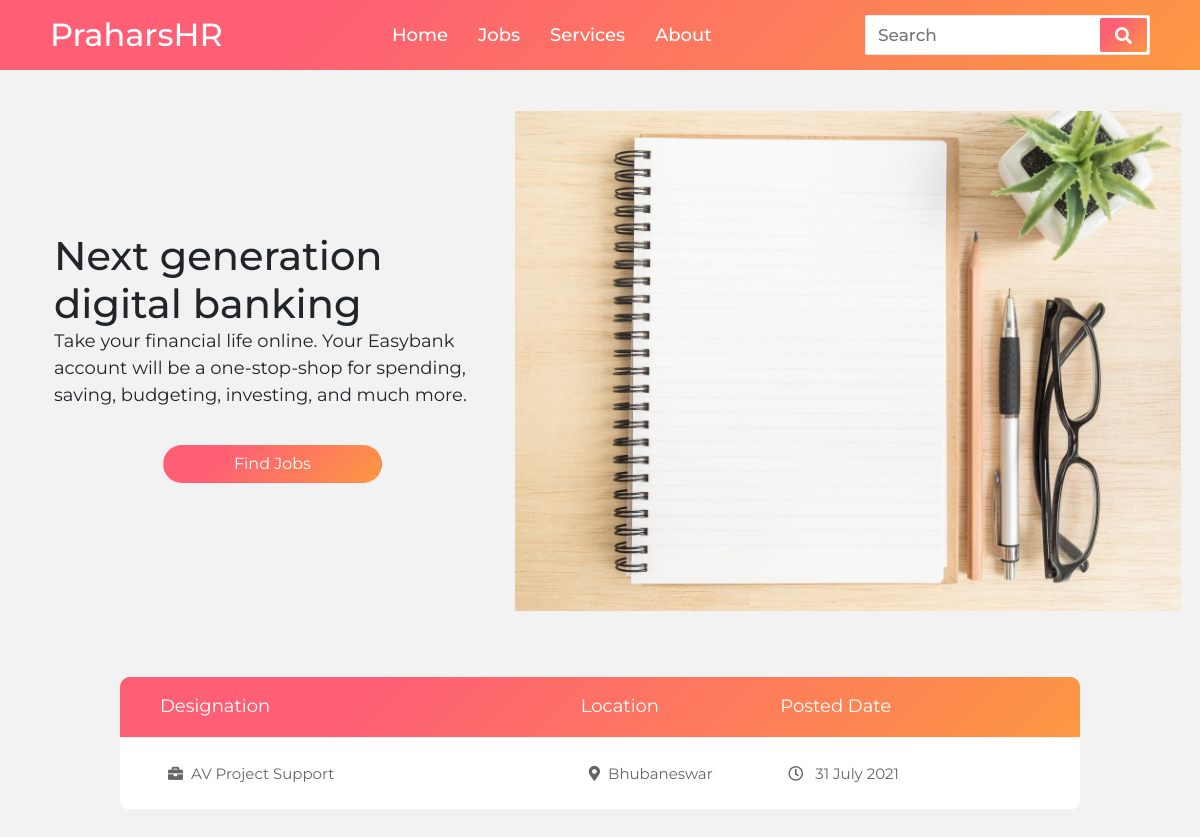
Screenshot of /jobs/ with the database file from the repository.
### core/models.py (models this page shows, shortened)
class Job(models.Model):
    designation = models.CharField(max_length=150)
    slug = models.CharField(max_length=200)
    location = models.CharField(max_length=100)
    is_active = models.BooleanField(default=True)
    job_code = models.CharField(max_length=50,default='#')
    pub_date = models.DateTimeField(auto_now_add=True)
    def yearpublished(self):
        raw_month = self.pub_date.strftime('%m')
        month = ""
        if raw_month == "01":
            month = "January"
        elif raw_month == "02":
            month = "February"
        elif raw_month == "03":
            month = "March"
        elif raw_month == "04":
            month = "April"
        elif raw_month == "05":
            month = "May"
        elif raw_month == "06":
            month = "June"
        elif raw_month == "07":
            month = "July"
        elif raw_month == "08":
            month = "August"
        elif raw_month == "09":
            month = "September"
        elif raw_month == "10":
            month = "October"
        elif raw_month == "11":
            month = "November"
        elif raw_month == "12":
            month = "December"
        return self.pub_date.strftime(f'%d {month} %Y')

### core/views/pages.py (the view)
# urls.py: path('jobs/',pages.jobs,name='jobs'),
def jobs(request):
    jobs = Job.objects.order_by('-pub_date')
    data = {'jobs': jobs}
    return render(request,'pages/jobs.html',data)

### templates/pages/jobs.html (shortened to what this page needs)
{% extends 'base.html' %}
{% load static %}
{% block head %}
<link rel="stylesheet" href="{% static 'css/jobs.css' %}">
{% endblock %}
{% block content %}
  <section class="hero">
    <div class="container-table100">
        <div class="hero__image">
            <img src="{% static 'img/notebook.jpg' %}" class="mt-2" alt=""
            style="height:500px"
            >
        </div>
        <div class="hero__text container--pall">
          <h1>
            Next generation digital banking
          </h1>
          <p>
            Take your financial life online. Your Easybank account will be a one-stop-shop
      for spending, saving, budgeting, investing, and much more.
          </p>
          <div class="text-center">
<div class="d-grid gap-2 col-6 mx-auto">
    <a href="#designations" class="btn rounded-pill" style="background-color: #fc9842;
    background-image: linear-gradient(315deg, #fc9842 0%, #fe5f75 74%);color: #fff;">Find Jobs</a>
    </div>
</div>
          </div>
        </div>
  </section>
<div class="limiter" id="designations">
    <div class="container-table100">
        <div class="wrap-table100">
                <div class="table">
                    <div class="row header">
                        <div class="cell">
                            Designation
                        </div>
                        <div class="cell">
                            Location
                        </div>
                        <div class="cell">
                            Posted Date
                        </div>
                    </div>
                    {% for job in jobs %}
                    <div class="row">
                        {% if job.is_active %}
                        <a href="/job/{{job.slug}}" class="cell" data-title="Designation">
                            <i class="fa fa-briefcase"></i>{{job.designation}}
                        </a>
                        <a href="/job/{{job.slug}}" class="cell" data-title="Location">
                            <i class="fas fa-map-marker-alt"></i>{{job.location}}
                        </a>
                        <a href="/job/{{job.slug}}" class="cell" data-title="Posted Date">
                            <i class="far fa-clock"></i> {{job.yearpublished}}
                        </a>
                        {% endif %}
                    </div>
                    {% endfor %}
                </div>
        </div>
    </div>
</div>
{% endblock %}

### templates/base.html (shortened to what this page needs)
<!DOCTYPE html>
<html>
  <head>
      <link href="https://cdn.jsdelivr.net/npm/bootstrap@5.0.2/dist/css/bootstrap.min.css" rel="stylesheet">
    <link href="https://kit-pro.fontawesome.com/releases/v5.15.3/css/pro.min.css" rel="stylesheet">
    {% block head %}{% endblock %}
  </head>
  <body>
    {% include 'includes/navbar.html' %}
    {% block content %}
    {% endblock %}
    </body>
</html>

### templates/includes/navbar.html (shortened to what this page needs)
{% load static %}
<!DOCTYPE html>
<html lang="en" dir="ltr">
   <head>
      <link rel="stylesheet" href="https://cdnjs.cloudflare.com/ajax/libs/font-awesome/5.15.3/css/all.min.css"/>
      <link rel="stylesheet" href="{% static 'css/navbar.css' %}">
   </head>
   <body>
      <nav
	  style="
	  background-color: #fc9842;
	  background-image: linear-gradient(315deg, #fc9842 0%, #fe5f75 74%);"
	  >
		 <a class="navbar-brand" href="{% url 'home' %}"
		 style="
		 font-family: 'Sintony', sans-serif;
		 font-size: 2rem;
		 user-select: none;
		 "
		 >
		 <span
		 >PraharsHR</span>
		</a>
         <div class="nav-items" style="
		 user-select:none;
		 " >
            <li><a href="{% url 'home' %}">Home</a></li>
            <li><a href="{% url 'jobs' %}">Jobs</a></li>
            <li><a href="{% url 'services' %}">Services</a></li>
            <li><a href="{% url 'about' %}">About</a></li>
         </div>
         <form action="#">
            <input type="search" class="search-data" placeholder="Search" required>
            <button type="submit" class="fas fa-search"></button>
         </form>
      </nav>
   </body>
</html>
</body>
</html>

### praharsh/static/css/jobs.css (style rules this page uses)
* { margin: 0px; padding: 0px; box-sizing: border-box; }
body, html { height: 100%; scroll-behavior: smooth; overflow-x: hidden; }
a { margin: 0px; transition: all 0.4s; -webkit-transition: all 0.4s; -o-transition: all 0.4s; -moz-transition: all 0.4s; }
h1,h2,h3,h4,h5,h6 { margin: 0px; }
p { margin: 0px; }
ul, li { margin: 0px; list-style-type: none; }
input { display: block; outline: none; border: none !important; }
button { outline: none !important; border: none; background: transparent; }
.limiter { width: 100%; margin: 0 auto; }
.container-table100 { width: 100%; display: -webkit-box; display: -webkit-flex; display: -moz-box; display: -ms-flexbox; display: flex; align-items: center; justify-content: center; flex-wrap: wrap; padding: 33px 30px; }
.wrap-table100 { width: 960px; border-radius: 10px; overflow: hidden; }
.table { width: 100%; display: table; margin: 0; }
.row { display: table-row; background: #fff; }
.row.header { color: #ffffff; background-color: #fc9842; background-image: linear-gradient(315deg, #fc9842 0%, #fe5f75 74%); }
.cell { display: table-cell; }
.row .cell { font-size: 15px; color: #666666; line-height: 1.2; font-weight: unset !important; padding-top: 20px; padding-bottom: 20px; border-bottom: 1px solid #f2f2f2; }
.row.header .cell { font-size: 18px; color: #fff; line-height: 1.2; font-weight: unset !important; padding-top: 19px; padding-bottom: 19px; }
.row .cell:nth-child(1) { width: 360px; padding-left: 40px; }
.row .cell:nth-child(2) { width: 160px; }
.row .cell:nth-child(3) { width: 250px; }
.table, .row { width: 100% !important; }
@media (min-width: 64em) { body { font-size: 1.125rem; } }
p { line-height: 1.5; margin-bottom: 2.25rem; }
a, a:visited, a:hover { text-decoration: none; }
.container--pall { padding-top: 4.375rem; padding-right: 1.5rem; padding-bottom: 4.375rem; padding-left: 1.5rem; }
@media (min-width: 64em) { .container--pall { padding-top: 6rem; padding-bottom: 6rem; } }
.hero__image { position: relative; background-size: cover; background-repeat: no-repeat; background-position: center center; min-height: 17.5rem; }
@media (min-width: 40em) { .hero__image { min-height: 25rem; background-position: center 70%; } }
@media (min-width: 64em) { .hero__image { -webkit-box-flex: 3; -ms-flex: 3; flex: 3; -webkit-box-ordinal-group: 3; -ms-flex-order: 2; order: 2; height: auto; width:50%; background-image: none; } }
@media (min-width: 40em) { .hero__image::after { background-size: 52%; } }
@media (min-width: 64em) { .hero__image::after { width: 100%; height: 100%; background-size: 94%; background-position: center 150%; left: 22%; } }
.hero__text { text-align: center; }
@media (min-width: 64em) { .hero__text { -webkit-box-flex: 2; -ms-flex: 2; flex: 2; -webkit-box-ordinal-group: 2; -ms-flex-order: 1; order: 1; text-align: left; } }

### praharsh/static/css/navbar.css (style rules this page uses)
* { margin: 0; padding: 0; outline: none; box-sizing: border-box; font-family: 'Montserrat', sans-serif; }
a { color: #fff; font-size: 18px; font-weight: 500; text-decoration: none; transition: all 0.3s ease; }
body { background: #f2f2f2; }
nav { display: flex; flex-wrap: wrap; align-items: center; justify-content: space-between; height: 70px; padding: 0 100px; }
nav .nav-items { display: flex; flex: 1; justify-content: center; }
nav .nav-items li { list-style: none; padding: 0 15px; }
nav .nav-items li a { color: #fff; font-size: 18px; font-weight: 500; text-decoration: none; }
nav form { display: flex; height: 40px; padding: 2px; background: #fff; min-width: 18%!important; border-radius: 2px; border: 1px solid rgba(155,155,155,0.2); }
nav form .search-data { width: 100%; height: 100%; padding: 0 10px; font-size: 17px; border: none; font-weight: 500; background: none; }
nav form button { padding: 0 15px; color: #fff; font-size: 17px; background-color: #fc9842; background-image: linear-gradient(315deg, #fc9842 0%, #fe5f75 74%); border: none; border-radius: 2px; cursor: pointer; }
@media (max-width: 1245px) { nav { padding: 0 50px; } }

### rows the page displays
Job: designation "AV Project Support", location "Bhubaneswar", yearpublished "31 July 2021"
